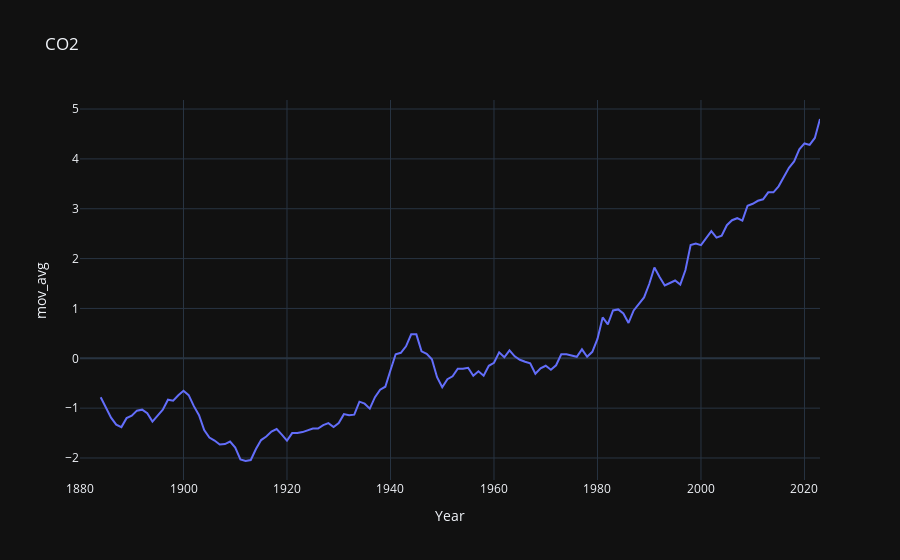

Source (notebook cell):
### Markdown cell above
### Create a rolling average

I've chosen 5 years as a period over which to create the rolling average - this is an arbitrary number that seems to give a reasonable result.

The longer the period, the smoother the line will be.

### Code cell
df['mov_avg'] = df['JJA'].rolling(5).sum() # create an average over 5 years


t = px.line(df, x='Year', y = "mov_avg", title = f"CO2", template='plotly_dark')
t

### Figure 1 — Plotly figure (JSON) as saved in the notebook; plotly's stock layout.template omitted (floating-point values rounded to 4 significant figures; data arrays with more than 128 entries replaced by an {"elided": "..."} marker saying what was removed)
{"data": [{"hovertemplate": "Year=%{x}<br>mov_avg=%{y}<extra></extra>", "legendgroup": "", "line": {"color": "#636efa", "dash": "solid"}, "marker": {"symbol": "circle"}, "mode": "lines", "name": "", "orientation": "v", "showlegend": false, "type": "scatter", "x": {"elided": "144 int values"}, "xaxis": "x", "y": {"elided": "144 float values"}, "yaxis": "y"}], "layout": {"legend": {"tracegroupgap": 0}, "title": {"text": "CO2"}, "xaxis": {"anchor": "y", "domain": [0, 1], "title": {"text": "Year"}}, "yaxis": {"anchor": "x", "domain": [0, 1], "title": {"text": "mov_avg"}}}}
